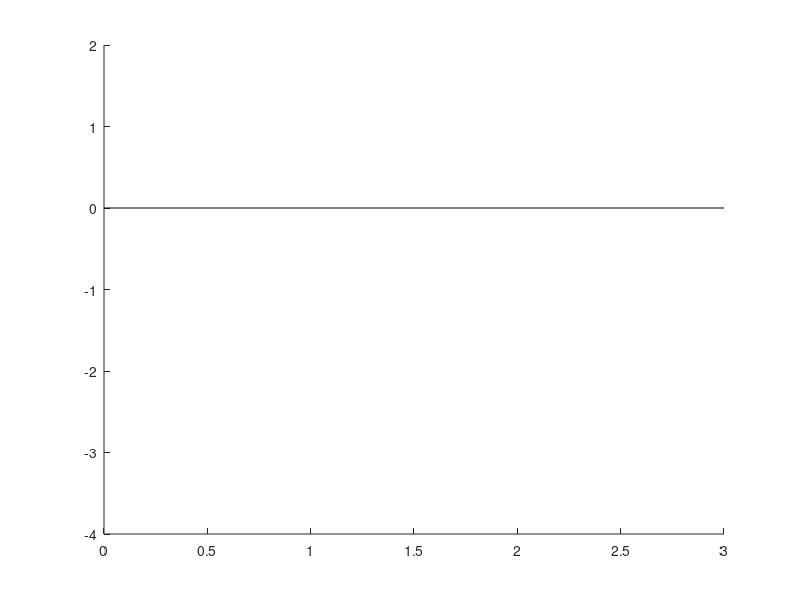

Write the MATLAB code that produced this figure. (Note: this script raises an error after producing the figure.)
clc, clf, clear all, hold on

function [dpdt] = ode(x, p, E, V)
    dpdt = [
        p(2)
        2*(V(x)-E)*p(1)];
endfunction

function [res] = V(x, r0, V0)
    %res = x.^2/2;
    res = -V0*heaviside(r0-x);
endfunction

function [x p] = solve(r0, V0)
    E = 0;
    p0 = [0 1];
    Tspan = [0 3];
    options = odeset("RelTol",1e-6,"AbsTol",1e-6,"InitialStep",0.1,"MaxStep",0.1);
    %[x p] = ode45(@ode,Tspan,p0,options,E, @(x) V(x,V0, r0));
    %return
    [x1 p1] = ode45(@ode,[0 r0],p0,options,E, @(x) -V0);
    [x2 p2] = ode45(@ode,[r0 Tspan(end)],p1(end,:),options,E, @(x) 0);
    x = [x1;x2];
    p = [p1;p2];
endfunction

function [fg a] = solve(r0, V0)
    k = sqrt(2*V0);
    f = @(x) sin(k*x);

    c = cos(k*r0)*k;
    d = (sin(k*r0)-k*r0*cos(k*r0));
    g = @(x) c*x+d;

    fg = @(x) f(x).*(x<r0)+g(x).*(x >= r0);
    %a = -d/c;
    a = r0-tan(k*r0)/k;
endfunction

function [] = draw(r0, V0, x)
    col = "rgbcmyk";
    persistent i = 0
    i = mod(i++,length(col))+1;
    [f a] = solve(r0,V0);
    plot(x, V(x, r0, V0), col(i), 'linewidth', 3)
    plot(x,f(x), col(i), 'linewidth', 3)
    plot(a,0,'.k', 'linewidth', 3)
endfunction

a = @(r0, V0) r0-tan(sqrt(2*V0)*r0)/sqrt(2*V0);

axis([0 3 -4 2])
plot(xlim, [0 0], 'k')
x = linspace(0,3, 1001);
f = @(r) 1.885*r.^-1.796;

ri = 2.^-[0:7]
%Vi = [2 6.1 21.9 83 323 1279 5085 20275];
ri = [1 0.75 0.5 0.25 0.125 0.0625 0.03125 0.0078125];
Vi = f(ri);
Vi(1) = 2;
Vi(5) = 83;
Vi(6) = 324;
Vi(7) = 1279;
Vi(8) = 20275;
a1 = a(ri(1), Vi(1));
for i = 1:length(ri)
    r0 = ri(i);
    V0 = Vi(i);
    V0 = fzero(@(V0) a(r0,V0)-a1, V0);
    Vi(i) = V0;
    draw(r0,V0,x)
endfor
[ri' Vi']

return
clf, hold on
loglog(r,V)
c = polyfit(log(r(4:end)), log(V(4:end)),1);
a = exp(c(2))
b = c(1)
f = @(x) a*x.^b;
loglog(r,f(r),'r')
